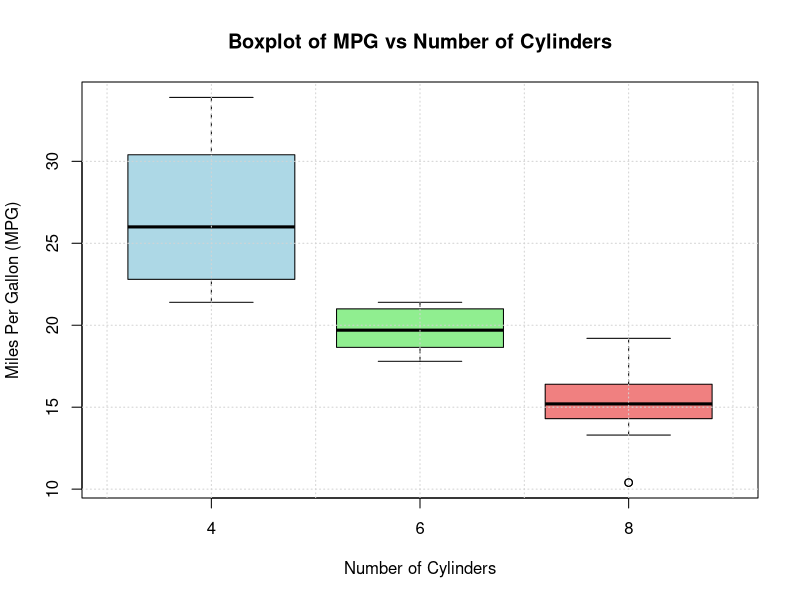

Here is the R script that generated this plot:
# Load the built-in mtcars dataset
data("mtcars")
# Convert cyl (number of cylinders) into a factor for categorical grouping
mtcars$cyl <- as.factor(mtcars$cyl)
# Create the boxplot
boxplot(mpg ~ cyl, data=mtcars,
        main="Boxplot of MPG vs Number of Cylinders",
        xlab="Number of Cylinders", 
        ylab="Miles Per Gallon (MPG)",
        col=c("lightblue", "lightgreen", "lightcoral"))
grid()
